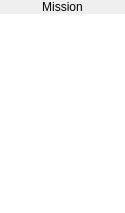
<?xml version="1.0" encoding="UTF-8"?>
<ui version="4.0">
 <class>MissionListView</class>
 <widget class="QWidget" name="MissionListView">
  <property name="geometry">
   <rect>
    <x>0</x>
    <y>0</y>
    <width>125</width>
    <height>213</height>
   </rect>
  </property>
  <property name="autoFillBackground">
   <bool>true</bool>
  </property>
  <layout class="QVBoxLayout" name="layoutFP">
   <property name="spacing">
    <number>0</number>
   </property>
   <property name="leftMargin">
    <number>0</number>
   </property>
   <property name="topMargin">
    <number>0</number>
   </property>
   <property name="rightMargin">
    <number>0</number>
   </property>
   <property name="bottomMargin">
    <number>0</number>
   </property>
   <item>
    <widget class="ClickableLabel" name="lbTitle">
     <property name="toolTip">
      <string>Mission</string>
     </property>
     <property name="text">
      <string>Mission</string>
     </property>
     <property name="alignment">
      <set>Qt::AlignCenter</set>
     </property>
    </widget>
   </item>
   <item>
    <widget class="QWidget" name="wptExpand" native="true">
     <layout class="QVBoxLayout" name="layout">
      <property name="spacing">
       <number>0</number>
      </property>
      <property name="leftMargin">
       <number>0</number>
      </property>
      <property name="topMargin">
       <number>0</number>
      </property>
      <property name="rightMargin">
       <number>0</number>
      </property>
      <property name="bottomMargin">
       <number>0</number>
      </property>
      <item>
       <widget class="QTreeView" name="tree">
        <property name="autoFillBackground">
         <bool>true</bool>
        </property>
        <property name="frameShape">
         <enum>QFrame::NoFrame</enum>
        </property>
        <property name="horizontalScrollBarPolicy">
         <enum>Qt::ScrollBarAlwaysOff</enum>
        </property>
        <property name="dragEnabled">
         <bool>true</bool>
        </property>
        <property name="dragDropMode">
         <enum>QAbstractItemView::InternalMove</enum>
        </property>
        <property name="defaultDropAction">
         <enum>Qt::TargetMoveAction</enum>
        </property>
        <property name="alternatingRowColors">
         <bool>true</bool>
        </property>
        <property name="selectionMode">
         <enum>QAbstractItemView::ExtendedSelection</enum>
        </property>
        <attribute name="headerVisible">
         <bool>false</bool>
        </attribute>
        <attribute name="headerDefaultSectionSize">
         <number>50</number>
        </attribute>
        <attribute name="headerMinimumSectionSize">
         <number>10</number>
        </attribute>
       </widget>
      </item>
     </layout>
    </widget>
   </item>
  </layout>
 </widget>
 <customwidgets>
  <customwidget>
   <class>ClickableLabel</class>
   <extends>QLabel</extends>
   <header location="global">ClickableLabel.h</header>
  </customwidget>
 </customwidgets>
 <resources/>
 <connections/>
</ui>
